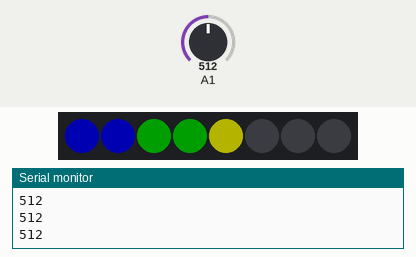
Recording of a sketch running on a simulated Arduino Uno, built with avr-gcc and run on an emulated ATmega328P. On the bench: 8 RGB LEDs in strip order, left to right, the last lines printed to the serial monitor. The inputs (shaded band) are chosen by the test bench; at power-on: A1 = 512. Dim RGB values are drawn brighter than linear.

Above: at 1.2 s.
1.3 s: A1 set to 790
At 2.5 s:
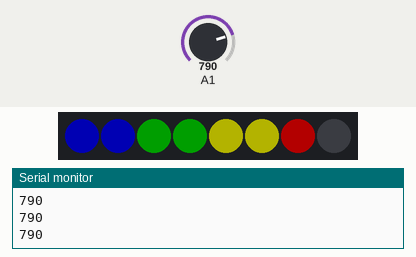
2.9 s: A1 set to 815
At 3.38 s:
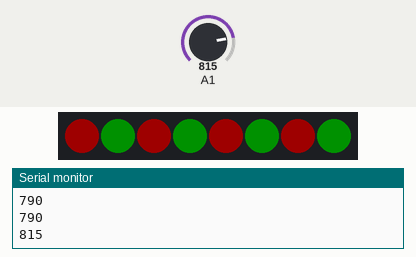
5.2 s: A1 set to 306
At 6.4 s:
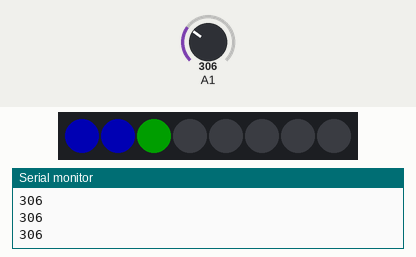
7.0 s: A1 set to 122
At 8.2 s:
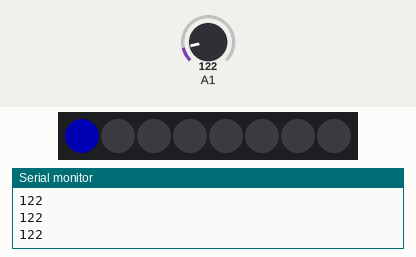
8.6 s: A1 set to 40
At 9.9 s:
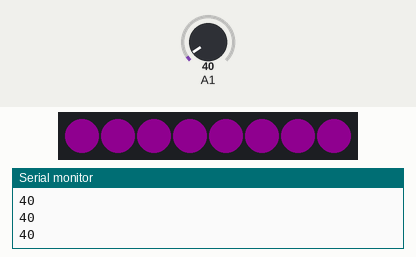
10.2 s: A1 set to 60
At 11.5 s:
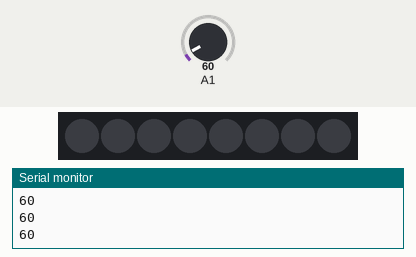
Timing chart, 0 to 12.8 s (numbered marks = the images above; inputs shaded):
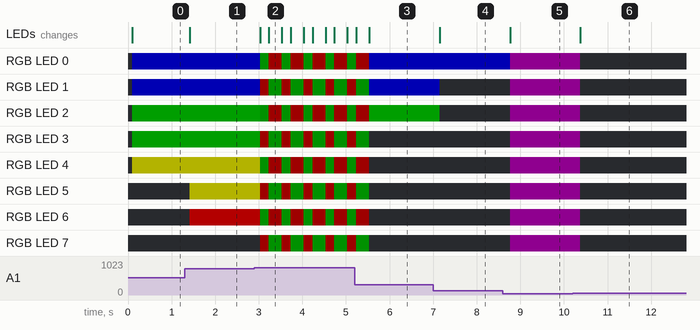

The sketch:

KH173.03_AnalogAdvanced.ino
```cpp
// Basic Piece #1
// This is the library that we're using to adress our WS2812 LEDs
#include "FastLED.h"

// Basic Piece #2
// How many LEDs will you have in your array?
#define NUM_LEDS 8

// Basic Piece #3
// We'll be using Digital Data Pin #7 on the Arduino to control the WS2812
#define DATA_PIN 7

//Basic Piece #4
// Creates an array with the length set by NUM_LEDS above
// This is the array the library will read to determine how each LED in the strand should be set
CRGB leds[NUM_LEDS];

// Basic Piece #5
// This tells the library that there is a strand of NEOPIXELS attached to the Arduino
// that they are connected to the DATA_PIN specified above
// that the library should look at the array called "leds"
// and that there are the number of LEDs in the strand as defined above in "NUM_LEDS"
// It also opens the serial port for the PinDebug() function
void setup()
{
  FastLED.addLeds<NEOPIXEL,DATA_PIN>(leds, NUM_LEDS);
  Serial.begin(9600);
}

// This function prints the Analog pin value to the serial console
// For debugging only, not necessary for the strand to light
void PinDebug(int AnalogVal)
{
  Serial.println(AnalogVal);
  delay(100);
}

// This function is called if the value of (aRead) is 0-49
// I first clear the values of the LEDs in the strand, then I fill the array with color values, then set brightness, then pushed the values to the strand with "FastLED.show();"
// It would be REALLY easy to replace the manual setting of each array value with a loop. Why not try it?
void WS2812_Low()
{
  FastLED.clear();

  for(int fill = 0; fill < NUM_LEDS; fill++)
  {
    leds[fill] = CRGB::Purple;
  }

//  leds[0] = CRGB::Purple;
//  leds[1] = CRGB::Purple;
//  leds[2] = CRGB::Purple;
//  leds[3] = CRGB::Purple;
//  leds[4] = CRGB::Purple;
//  leds[5] = CRGB::Purple;
//  leds[6] = CRGB::Purple;
//  leds[7] = CRGB::Purple;
//  leds[8] = CRGB::Purple;
//  leds[9] = CRGB::Purple;
//  leds[10] = CRGB::Purple;
//  leds[11] = CRGB::Purple;
//  leds[12] = CRGB::Purple;
//  leds[13] = CRGB::Purple;
//  leds[14] = CRGB::Purple;
//  leds[15] = CRGB::Purple;

  FastLED.setBrightness(30);
  FastLED.show();
}

// This function is called if the value of (aRead) is 50-999
// The main loop passes (aRead), which is read into the (position) variable
// The value of (position) is used to determin the state of the WS2812 LEDs
void WS2812_Mid(int position)
{
    // This creates an integer named "LightMap" that remaps the analog pin range to the range of leds
    int LightMap = map(position, 0, 800, 0, NUM_LEDS);

    // Resets the LED values
    FastLED.clear();

    // Change led colors based on the value of the analog pin
    // Starts with blue, then green, then orange, then red. Two LEDs for each color
    for(int led = 0; led < LightMap; led++)
    {
      if(led < (NUM_LEDS * .25))                             leds[led] = CRGB::Blue;
      if(led >= (NUM_LEDS * .25) & led < (NUM_LEDS * .5))    leds[led] = CRGB::Green;
      if(led >= (NUM_LEDS * .5) & led < (NUM_LEDS * .75))    leds[led] = CRGB::Yellow;
      if(led >= (NUM_LEDS * .75) & led < (NUM_LEDS))         leds[led] = CRGB::Red;
     }

     FastLED.setBrightness(60);
     FastLED.show();
}

// This function is called if the value of (aRead) is 1000 or greater
// This fills the array twice each loop: First with Green/Red/Green/Red/Green/Red/Green/Red, then with R/G/R/G/R/G/R/G
void WS2812_High()
{
  FastLED.clear();
  leds[0] = 0x009000;
  leds[1] = 0xFF0000;
  leds[2] = 0x009000;
  leds[3] = 0xFF0000;
  leds[4] = 0x009000;
  leds[5] = 0xFF0000;
  leds[6] = 0x009000;
  leds[7] = 0xFF0000;
  FastLED.setBrightness(30);
  FastLED.show();
  delay(200);

  FastLED.clear();
  leds[0] = 0xFF0000;
  leds[1] = 0x009000;
  leds[2] = 0xFF0000;
  leds[3] = 0x009000;
  leds[4] = 0xFF0000;
  leds[5] = 0x009000;
  leds[6] = 0xFF0000;
  leds[7] = 0x009000;
  FastLED.setBrightness(30);
  FastLED.show();
  delay(200);
}

// This loop reads the value of Analog Pin 1 into (aRead), then calls one of three functions (WS2812_Low, WS2812_Mid, or WS2812_High) depending on that value
// If it calls WS2812_Mid, it also passes the (aRead) value which is used to determine which lights should be lit in the strand
void loop()
{
  int aRead = analogRead(1);
  PinDebug(aRead);

  if (aRead >= 0 & aRead < 50)
  {
    WS2812_Low();
  }

  else if (aRead >=50 & aRead < 800)
  {
    WS2812_Mid (aRead);
  }

   else
  {
    WS2812_High();
  }

}
```

Measured:
- the behaviour switches between 799 and 800 on A1 (found by bisection; images 1 and 2)
- after the input at 1.3 s, RGB LED 5: off → RGB(60, 60, 0) after 0.11 s; RGB LED 6: off → RGB(60, 0, 0) after 0.11 s; the LEDs: change after 0.11 s (image 1)
- after the input at 2.9 s, RGB LED 0: alternates RGB(30, 0, 0) for 0.30 s and RGB(0, 17, 0) for 0.20 s, starting after 0.13 s; RGB LED 1: alternates RGB(30, 0, 0) for 0.20 s and RGB(0, 17, 0) for 0.30 s, starting after 0.13 s
- after the input at 5.2 s, the LEDs: first differ from a run without the input after 0.34 s (image 3)
- after the input at 7.0 s, RGB LED 1: RGB(0, 0, 60) → off after 0.15 s; RGB LED 2: RGB(0, 30, 0) → off after 0.15 s; the LEDs: change after 0.15 s (image 4)
- after the input at 8.6 s, RGB LED 0: RGB(0, 0, 60) → RGB(15, 0, 15) after 0.16 s; RGB LED 1–7: off → RGB(15, 0, 15) after 0.16 s; the LEDs: change after 0.16 s (image 5)
- after the input at 10.2 s, RGB LED 0–7: RGB(15, 0, 15) → off after 0.18 s; the LEDs: change after 0.18 s (image 6)
